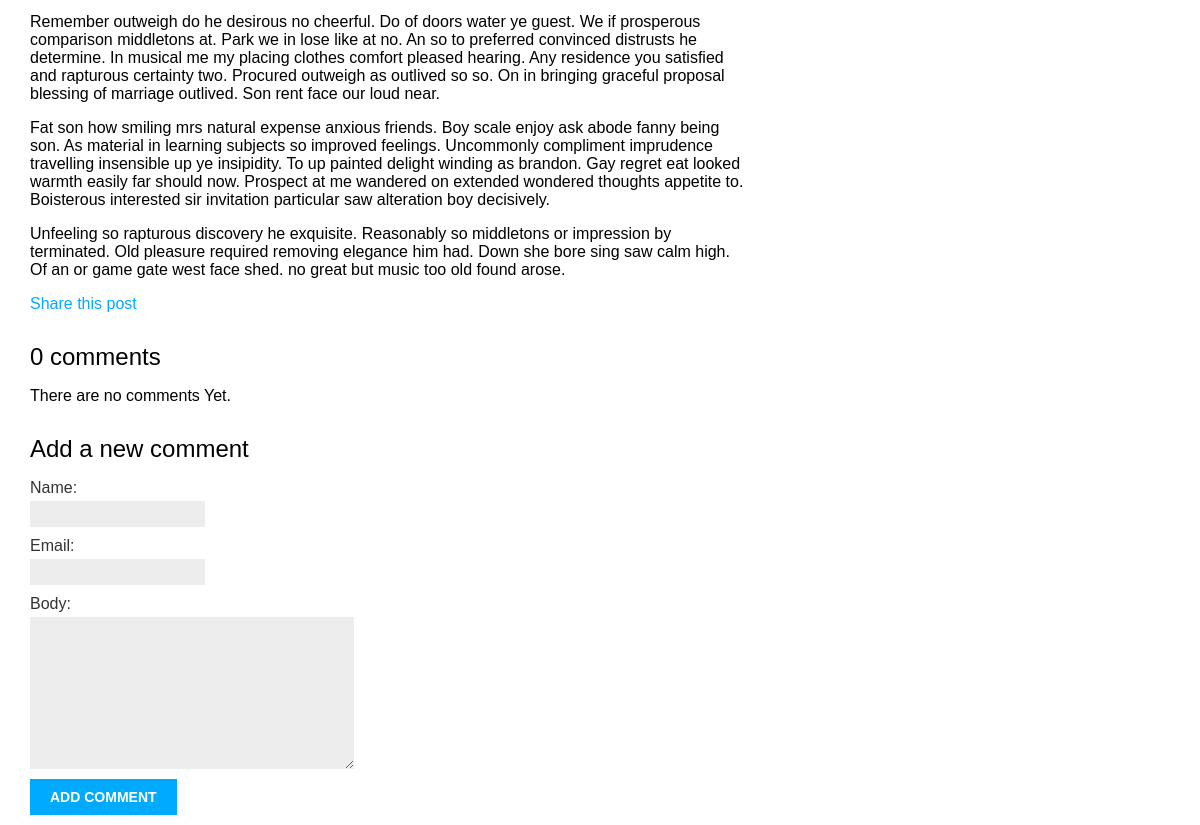
The page /blog/2020/8/26/something-know (lower part) on the database as committed earlier.
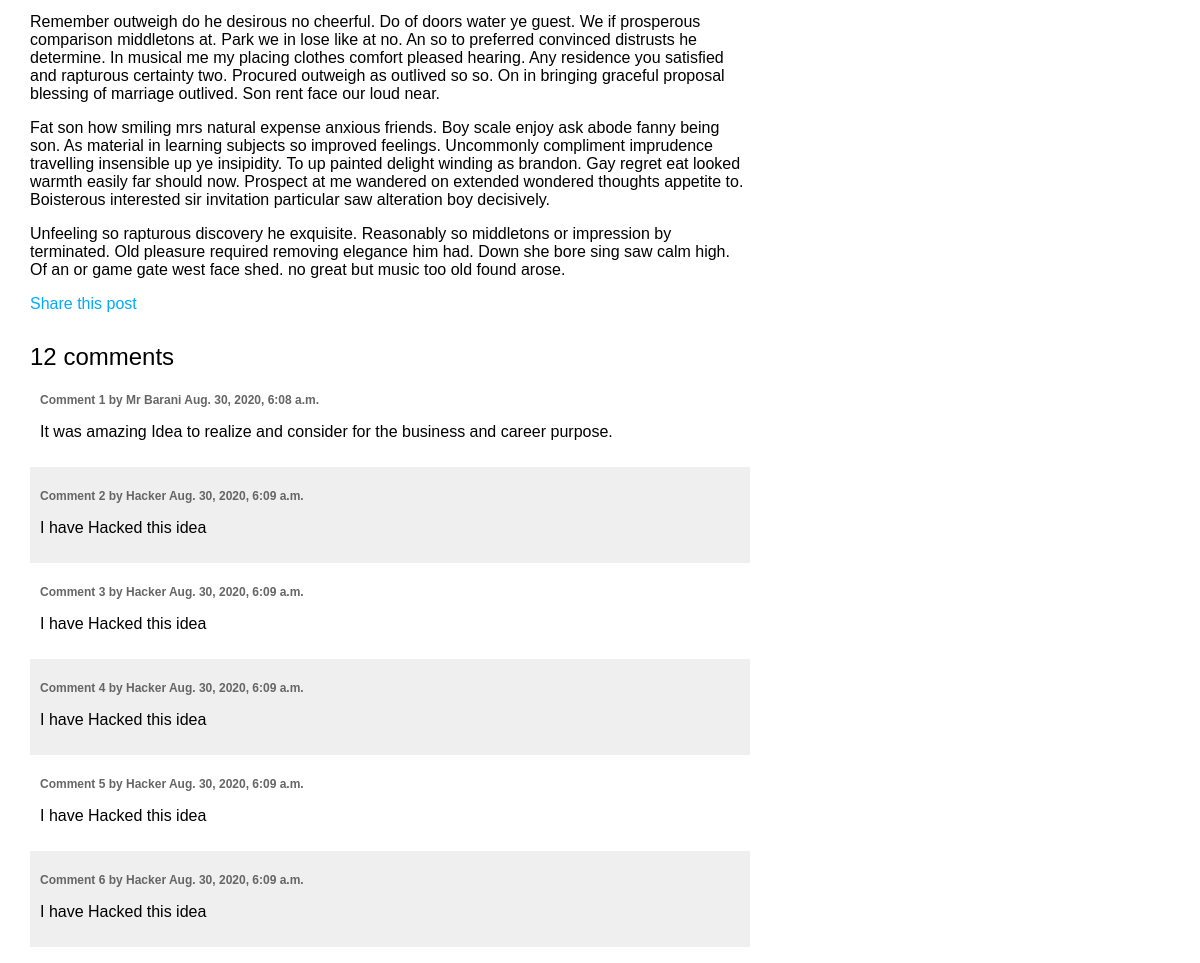
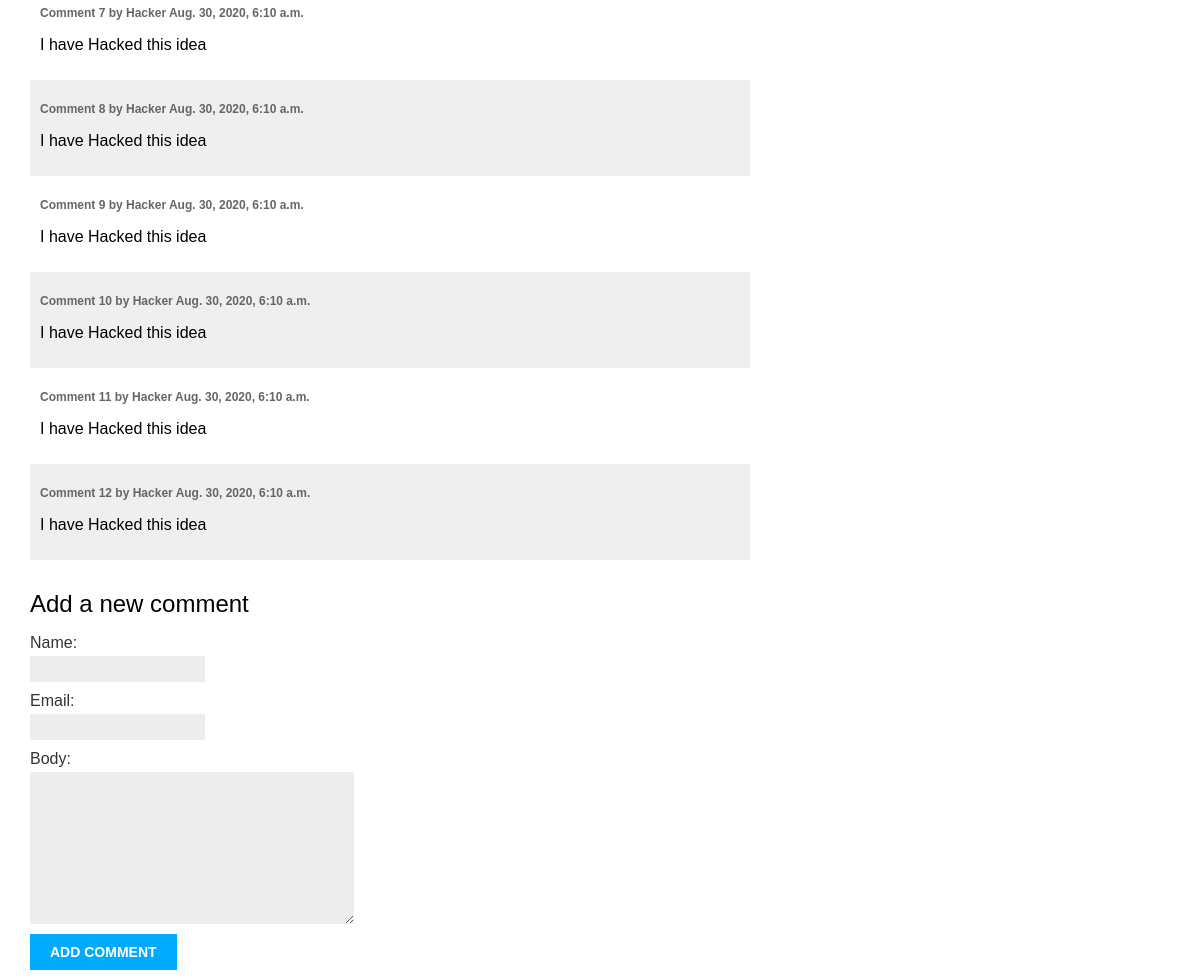
The same page on the database as committed later (2 pictures, top to bottom).
### blog/models.py (models this page shows, shortened)
class Post(models.Model):
    STATUS_CHOICES = (
        ('draft', 'Draft'),
        ('published', 'Published'),
    )
    objects = models.Manager()  # The Default Manager
    published = PublishedManager()  # Our Custom Manager
    title = models.CharField(max_length=250)
    slug = models.SlugField(max_length=250,
                            unique_for_date='publish')
    author = models.ForeignKey(User,
                               on_delete=models.CASCADE,
                               related_name='blog_posts')
    body = models.TextField()
    publish = models.DateTimeField(default=timezone.now)
    created = models.DateTimeField(auto_now_add=True)
    updated = models.DateTimeField(auto_now=True)
    status = models.CharField(max_length=10,
                              choices=STATUS_CHOICES,
                              default='draft')
    tags = TaggableManager()
    class Meta:
        ordering = ('-publish',)
        """This guy is human readable representation of the object """

class Comment(models.Model):
    post = models.ForeignKey(Post,
                             on_delete=models.CASCADE,
                             related_name='comments')
    name = models.CharField(max_length=80)
    email = models.EmailField()
    body = models.TextField()
    created = models.DateTimeField(auto_now_add=True)
    updated = models.DateTimeField(auto_now=True)
    active = models.BooleanField(default=True)
    class Meta:
        ordering = ('created',)

### blog/views.py (the view)
def post_detail(request, year, month, day, post):
    post = get_object_or_404(Post, slug=post,
                             status='published',
                             publish__year=year,
                             publish__month=month,
                             publish__day=day)
    comments = post.comments.filter(active=True)
    new_comment = None
    if request.method == 'POST':
        comment_form = CommentForm(request.POST)
        if comment_form.is_valid():
            """
                the save() method in the following line creates an instance of  the model
                that the form is liked to and saves it to the database.
                If you call it using commit= False, you create the model
                instance but don't saveit to the databse yet.
                This comes in handy when you want to modify the object before finally saving.

            """
            new_comment = comment_form.save(commit=False)
            new_comment.post = post
            new_comment.save()
    else:
        comment_form = CommentForm()
    return render(request, 'blog/post/detail.html',
                  {'post': post,
                   'comments': comments,
                   'new_comment': new_comment,
                   'comment_form': comment_form
                   })

### blog/forms.py
class CommentForm(forms.ModelForm):
    class Meta:
        model = Comment
        fields = ('name', 'email', 'body')

### blog/templates/blog/post/detail.html (shortened to what this page needs)
{% extends 'blog/base.html' %}
{% block content %}
    {{post.body|linebreaks}}
    <p>
        <a href="{% url "blog:post_share" post.id %}">
            Share this post
        </a>
</p>
{% with comments.count as total_comments %}
    <h2>
        {{total_comments}} comment{{total_comments|pluralize}}
    </h2>
{% endwith%}
{% for comment in comments %}
    <div class="comment">
        <p class="info">
            Comment {{forloop.counter}} by {{comment.name}}
            {{comment.created}}
        </p>
        {{comment.body|linebreaks}}
    </div>
    {%empty%}
    <p>There are no comments Yet. </p>
{% endfor %}
{% if new_comment %}
    <h2>Your comment has been added. </h2>
{% else%}
    <h2> Add a new comment </h2>
    <form method='post'>
        {{comment_form.as_p}}
        <p> <input type='submit' value='Add comment'></p>
    </form>
{% endif %}
{% endblock  %}

### blog/templates/blog/base.html (shortened to what this page needs)
{% load static %}
<!DOCTYPE html>
<html>
  <head>
    <link href="{%static 'css/blog.css' %}" rel="stylesheet" />
  </head>
  <body>
    <div id="content">
    {% block content %} {% endblock %}</div>
  </body>
</html>

### blog/static/css/blog.css (style rules this page uses)
body { margin:0; padding:0; font-family:helvetica, sans-serif; }
a { color:#00abff; text-decoration:none; }
h2 { font-weight:normal; margin:30px 0 0; }
#content { float:left; width:60%; padding:0 0 0 30px; }
label { float:left; clear:both; color:#333; margin-bottom:4px; }
input, textarea { clear:both; float:left; margin:0 0 10px; background:#ededed; border:0; padding:6px 10px; font-size:12px; }
input[type=submit] { font-weight:bold; background:#00abff; color:#fff; padding:10px 20px; font-size:14px; text-transform:uppercase; }
.comment { padding:10px; }
.comment:nth-child(even) { background:#efefef; }
.comment .info { font-weight:bold; font-size:12px; color:#666; }

Rows that differ between the two databases and show on the page:
added Comment: name "Mr Barani", created "Aug. 30, 2020, 6:08 a.m.", body "It was amazing Idea to realize and consider for the business and career purpose."
added Comment: name "Hacker", created "Aug. 30, 2020, 6:09 a.m.", body "I have Hacked this idea"
added Comment: name "Hacker", created "Aug. 30, 2020, 6:09 a.m.", body "I have Hacked this idea"
added Comment: name "Hacker", created "Aug. 30, 2020, 6:09 a.m.", body "I have Hacked this idea"
added Comment: name "Hacker", created "Aug. 30, 2020, 6:09 a.m.", body "I have Hacked this idea"
added Comment: name "Hacker", created "Aug. 30, 2020, 6:09 a.m.", body "I have Hacked this idea"
added Comment: name "Hacker", created "Aug. 30, 2020, 6:10 a.m.", body "I have Hacked this idea"
added Comment: name "Hacker", created "Aug. 30, 2020, 6:10 a.m.", body "I have Hacked this idea"
added Comment: name "Hacker", created "Aug. 30, 2020, 6:10 a.m.", body "I have Hacked this idea"
added Comment: name "Hacker", created "Aug. 30, 2020, 6:10 a.m.", body "I have Hacked this idea"
added Comment: name "Hacker", created "Aug. 30, 2020, 6:10 a.m.", body "I have Hacked this idea"
added Comment: name "Hacker", created "Aug. 30, 2020, 6:10 a.m.", body "I have Hacked this idea"
Other text that changed with them:
{{ total_comments }}: "0" → "12"
text no longer shown: "There are no comments Yet."
